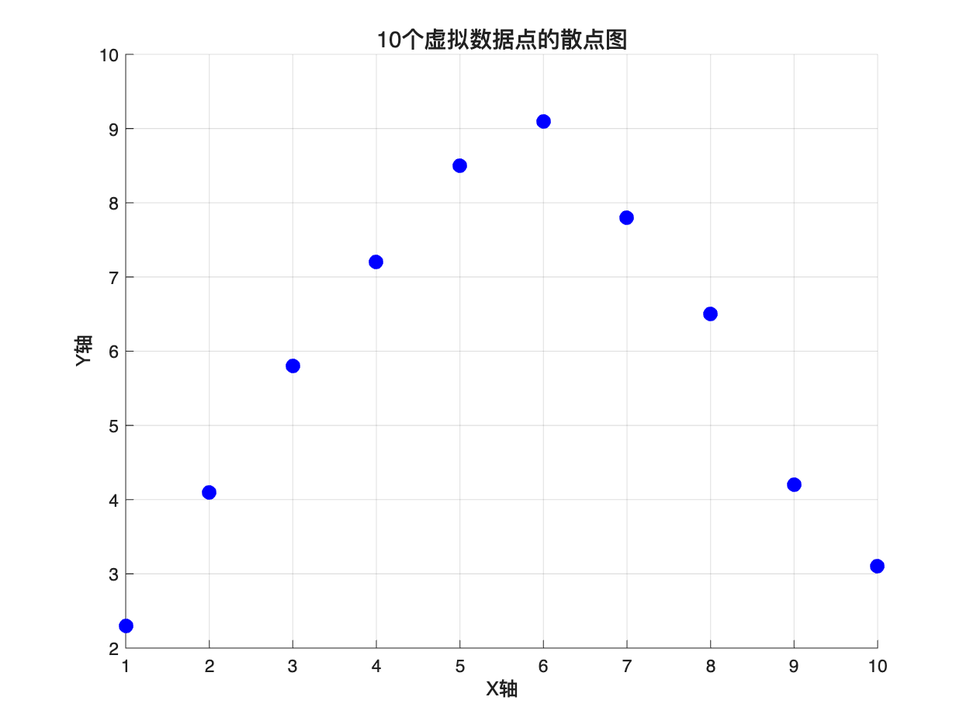
#> input picture 数据可视化/project2/scatter.png, 970 x 728 px, shrunk from 1250 x 938 before the run, found by its file name
$ python problem2.py
#> lines starting #> are read from the running program, lines starting #| are printed output that depends on the picture; after the words box and inside, x2 and y2 are one past the last pixel; in counts of white or black regions, pixels touching at a corner belong together
import cv2
import numpy as np
import matplotlib.pyplot as plt

# ========== 1. 读取图像 ==========
img = cv2.imread('/Users/hezhengze/Code/数据可视化/project2/scatter.png')
#> img is the input picture: shape (728, 970, 3); mean B, G, R 252.9, 252.3, 252.3

if img is None:
    raise ValueError("图片读取失败，请检查路径！")

gray = cv2.cvtColor(img, cv2.COLOR_BGR2GRAY)

# ========== 2. 边缘检测 ==========
edges = cv2.Canny(gray, 50, 150)
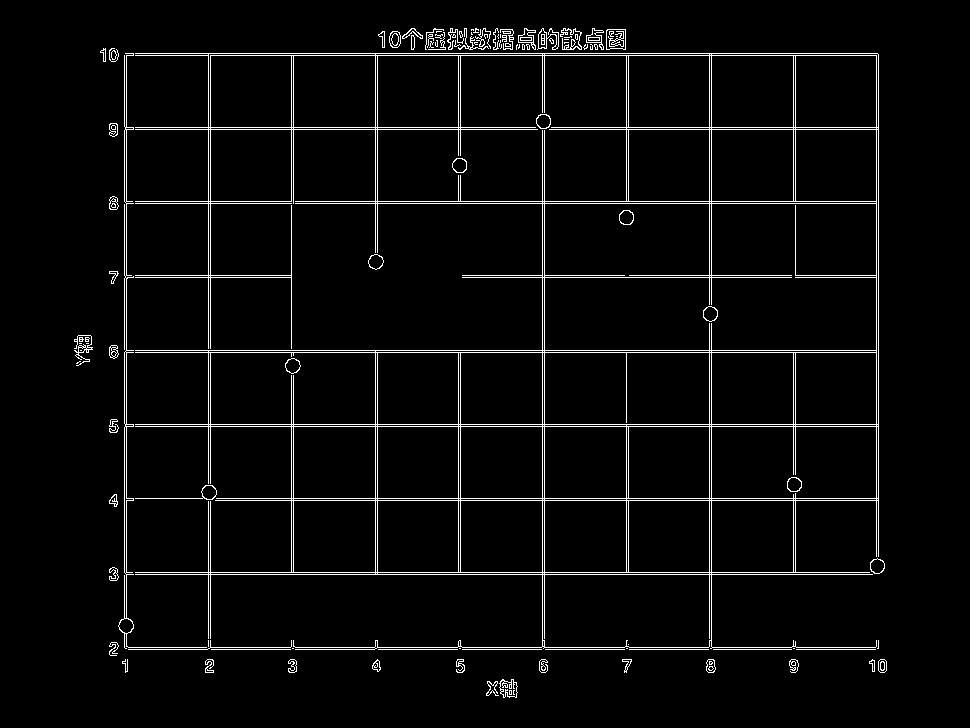
#> edges: shape (728, 970); 3.7% white in thin lines or dots, all inside (x1, y1, x2, y2) = (74, 28, 887, 698)

# ========== 3. 霍夫直线检测坐标轴 ==========
lines = cv2.HoughLinesP(edges, 1, np.pi/180,
                        threshold=100,
                        minLineLength=200,
                        maxLineGap=10)
#> lines = 38 rows, first 6: [103, 55, 878, 55], [110, 201, 878, 201], [109, 426, 878, 426], [128, 649, 875, 649], [109, 352, 878, 352], [110, 424, 878, 424]

h, w = gray.shape
#> h = 728; w = 970
x_lines = []
y_lines = []

if lines is not None:
    for line in lines:
        x1, y1, x2, y2 = line[0]

        # 水平线（x轴）
        if abs(y1 - y2) < 5:
            y_lines.append((y1 + y2) // 2)

        # 垂直线（y轴）
        if abs(x1 - x2) < 5:
            x_lines.append((x1 + x2) // 2)
#> this loop made 38 passes
#> (x1, y1, x2, y2) on passes 1 to 12: (103, 55, 878, 55), (110, 201, 878, 201), (109, 426, 878, 426), (128, 649, 875, 649), (109, 352, 878, 352), (110, 424, 878, 424), (109, 129, 537, 129), (109, 350, 878, 350), (109, 127, 878, 127), (109, 572, 881, 572), (111, 498, 878, 498), (215, 500, 878, 500)
#> after the loop, x_lines = [542, 878, 711, 126, 210, 709, 544, 124, 208, 876, 291, 458, 795, 375, 377, 460, 626, 709]; y_lines = [55, 201, 426, 649, 352, 424, 129, 350, 127, 572, 498, 500, 647, 203, 574, 53, 275, 277, 32]

# ========== 4. 确定绘图区 ROI ==========
if len(x_lines) == 0 or len(y_lines) == 0:
    raise ValueError("未检测到坐标轴，请检查图像质量！")

# 🔥 不再裁剪边界（保留坐标轴上的点）
x_left = min(x_lines)
#> x_left = 124
x_right = max(x_lines)
#> x_right = 878
y_top = min(y_lines)
#> y_top = 32
y_bottom = max(y_lines)
#> y_bottom = 649

roi = gray[y_top:y_bottom, x_left:x_right]
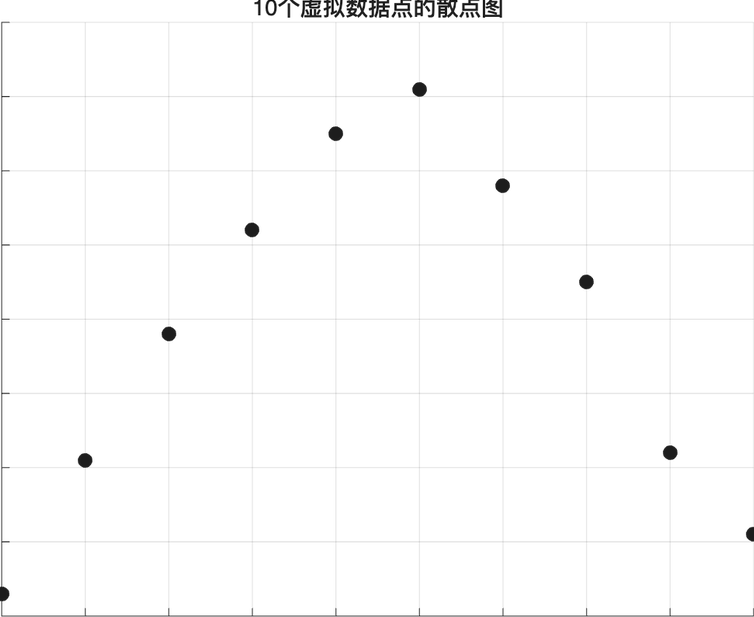
#> roi: shape (617, 754); min 0, max 255, mean 252

# ========== 5. 二值化 ==========
_, binary = cv2.threshold(
    roi, 0, 255,
    cv2.THRESH_BINARY_INV + cv2.THRESH_OTSU
)
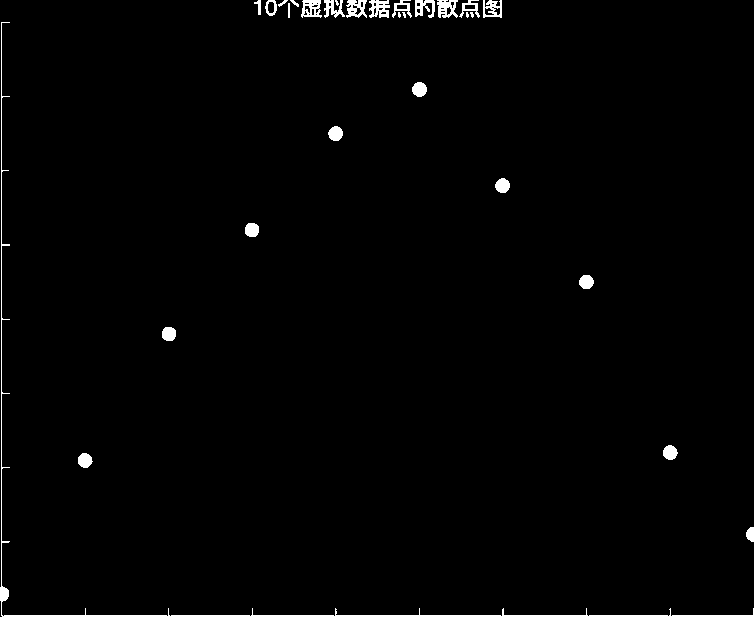
#> binary: shape (617, 754); 1.3% white; 29 white regions (5 under 20 px), largest, box (x1, y1, x2, y2) and area: (0, 22, 754, 617) 2346, (369, 0, 390, 18) 255, (437, 0, 458, 18) 254

# ========== 6. 去噪 ==========
kernel = np.ones((3, 3), np.uint8)
binary = cv2.morphologyEx(binary, cv2.MORPH_OPEN, kernel)
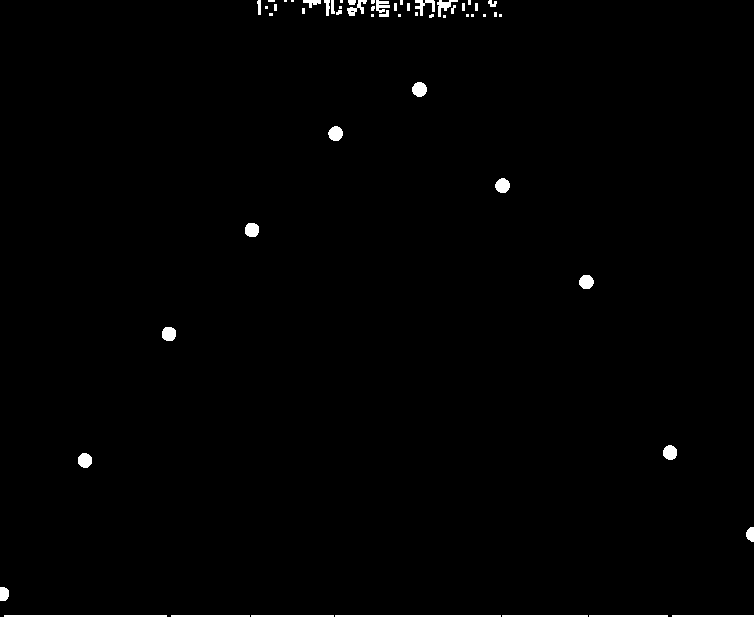
#> binary: shape (617, 754); 0.93% white; 57 white regions (22 under 20 px), largest, box (x1, y1, x2, y2) and area: (335, 615, 501, 617) 332, (4, 615, 167, 617) 326, (412, 82, 427, 97) 175

# ========== 7. 连通域检测 ==========
num_labels, labels, stats, centroids = cv2.connectedComponentsWithStats(binary)
#> labels: shape (617, 754) int32; 58 distinct labels, from 0 to 57
#> num_labels = 58; stats = 58 rows, first 6: [0, 0, 754, 617, 460879], [257, 0, 4, 15, 48], [268, 0, 7, 2, 14], [284, 0, 3, 2, 6], [291, 0, 3, 2, 6], [303, 0, 18, 8, 80]; centroids = 58 pairs, first value 3.6 to 750.1, second value 0.5 to 615.5

points = []

for i in range(1, num_labels):  # 跳过背景
    area = stats[i, cv2.CC_STAT_AREA]
    w_box = stats[i, cv2.CC_STAT_WIDTH]
    h_box = stats[i, cv2.CC_STAT_HEIGHT]

    ratio = w_box / h_box if h_box != 0 else 0

    # 🔥 改进筛选（去掉轴线，保留点）
    if 30 < area < 300 and 0.5 < ratio < 2:

        # ❗ 去掉“长条结构”（坐标轴）
        if w_box > 50 or h_box > 50:
            continue

        cx, cy = centroids[i]

        # 转换回原图坐标
        cx += x_left
        cy += y_top

        points.append((cx, cy))
#> this loop made 57 passes
#> (area, w_box, h_box, ratio, cx, cy) on passes 9, 10, 12, 14, 15, 17, 29, 41, 42, 43, 44, 45: (36, 8, 5, 1.6, 475.5, 33.83), (134, 20, 16, 1.25, 480.4, 39.91), (114, 14, 13, 1.08, 505.4, 37.37), (140, 20, 16, 1.25, 548.3, 37.16), (138, 21, 17, 1.24, 567.9, 37.49), (42, 9, 7, 1.29, 616, 35.14), (42, 10, 7, 1.43, 508.5, 46), (175, 15, 15, 1, 543.1, 121), (172, 15, 15, 1, 459.2, 165.2), (172, 15, 15, 1, 626.1, 217.2), (168, 14, 14, 1, 375.5, 261.5), (167, 15, 14, 1.07, 710, 313.5)
#> (area, w_box, h_box, ratio) on passes 1, 5, 6, 7, 18, 19: (48, 4, 15, 0.267), (80, 18, 8, 2.25), (60, 6, 16, 0.375), (45, 4, 14, 0.286), (24, 3, 8, 0.375), (24, 3, 8, 0.375)
#> after the loop, points = [(475.5, 33.83), (480.4, 39.91), (505.4, 37.37), (548.3, 37.16), (567.9, 37.49), (616, 35.14), (508.5, 46), (543.1, 121), (459.2, 165.2), (626.1, 217.2), (375.5, 261.5), (710, 313.5), (292.5, 365.5), (793.6, 484.1), (208.5, 492), (874.1, 565.9), (127.6, 625.5)]

# ========== 8. 可视化检测结果 ==========
img_show = img.copy()

for (x, y) in points:
    cv2.circle(img_show, (int(x), int(y)), 6, (0, 0, 255), -1)
#> this loop made 17 passes
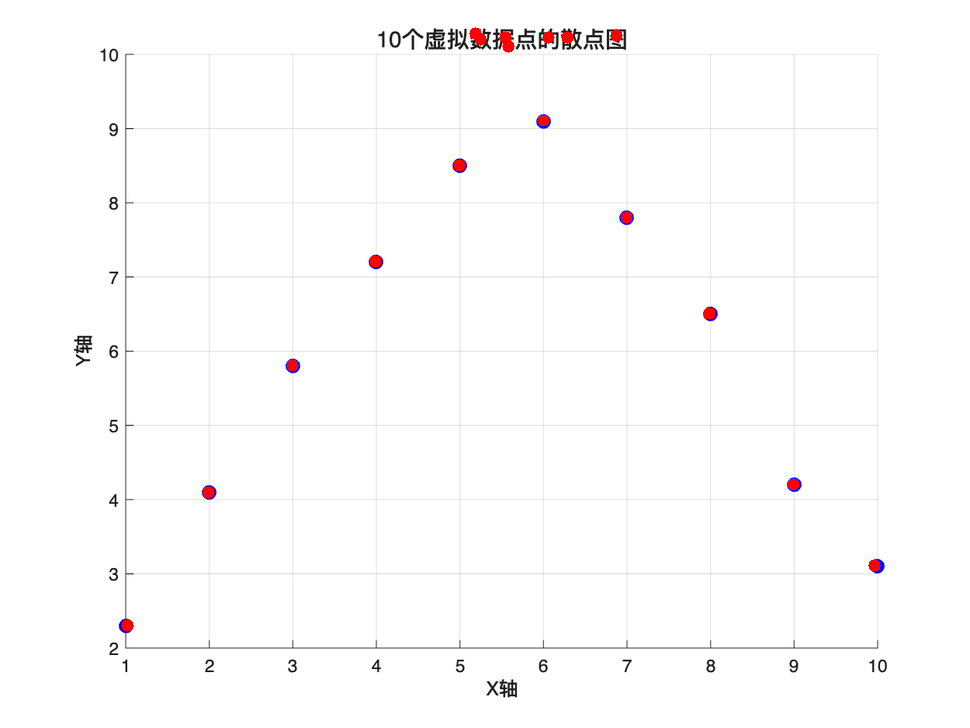
#> img_show: shape (728, 970, 3); 0.27% of pixels changed, all inside (x1, y1, x2, y2) = (121, 27, 881, 632)

plt.figure(figsize=(6,6))
plt.imshow(cv2.cvtColor(img_show, cv2.COLOR_BGR2RGB))
plt.title(f"Detected {len(points)} points")
plt.axis('off')
plt.show()

# ========== 9. 像素坐标 → 数据坐标 ==========
# ⚠️ 根据你的 MATLAB 设置修改
x_min, x_max = 0, 10
y_min, y_max = 0, 10

data_points = []

for (px, py) in points:
    x = x_min + (px - x_left) / (x_right - x_left) * (x_max - x_min)
    y = y_max - (py - y_top) / (y_bottom - y_top) * (y_max - y_min)

    data_points.append((x, y))
#> this loop made 17 passes
#> (px, py, x, y) on passes 1 to 12: (475.5, 33.83, 4.66, 9.97), (480.4, 39.91, 4.73, 9.87), (505.4, 37.37, 5.06, 9.91), (548.3, 37.16, 5.63, 9.92), (567.9, 37.49, 5.89, 9.91), (616, 35.14, 6.53, 9.95), (508.5, 46, 5.1, 9.77), (543.1, 121, 5.56, 8.56), (459.2, 165.2, 4.45, 7.84), (626.1, 217.2, 6.66, 7), (375.5, 261.5, 3.34, 6.28), (710, 313.5, 7.77, 5.44)
#> after the loop, data_points = [(4.66, 9.97), (4.73, 9.87), (5.06, 9.91), (5.63, 9.92), (5.89, 9.91), (6.53, 9.95), (5.1, 9.77), (5.56, 8.56), (4.45, 7.84), (6.66, 7), (3.34, 6.28), (7.77, 5.44), (2.23, 4.59), (8.88, 2.67), (1.12, 2.54), (9.95, 1.35), (0.0477, 0.38)]

# 排序（方便查看）
data_points = sorted(data_points, key=lambda p: (p[0], p[1]))
#> data_points = [(0.0477, 0.38), (1.12, 2.54), (2.23, 4.59), (3.34, 6.28), (4.45, 7.84), (4.66, 9.97), (4.73, 9.87), (5.06, 9.91), (5.1, 9.77), (5.56, 8.56), (5.63, 9.92), (5.89, 9.91), (6.53, 9.95), (6.66, 7), (7.77, 5.44), (8.88, 2.67), (9.95, 1.35)]

# ========== 10. 输出结果 ==========
print("\n恢复的数据点：")
for p in data_points:
    print(f"({p[0]:.3f}, {p[1]:.3f})")
#> this loop made 17 passes
#| (0.048, 0.380)
#| (1.121, 2.545)
#| (2.235, 4.595)
#| (3.336, 6.280)
#| (4.446, 7.842)
#| (4.662, 9.970)
#| (4.726, 9.872)
#| (5.059, 9.913)
#> (further printed lines are left out)

$ run again, with 数据可视化/project2/problem1.png copied over 数据可视化/project2/scatter.png
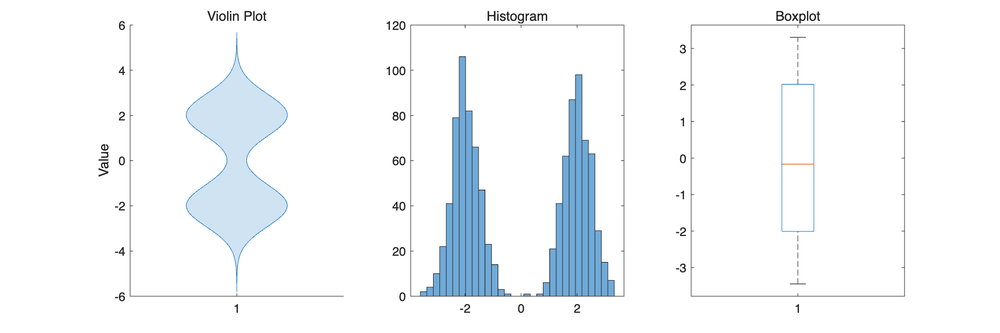
#> input picture 数据可视化/project2/problem1.png, 1000 x 333 px, shrunk from 1875 x 625 before the run, found by its file name
#> img is the input picture: shape (333, 1000, 3); mean B, G, R 249.7, 247.3, 244.1
#> `edges = cv2.Canny(gray, 50, 150)`:
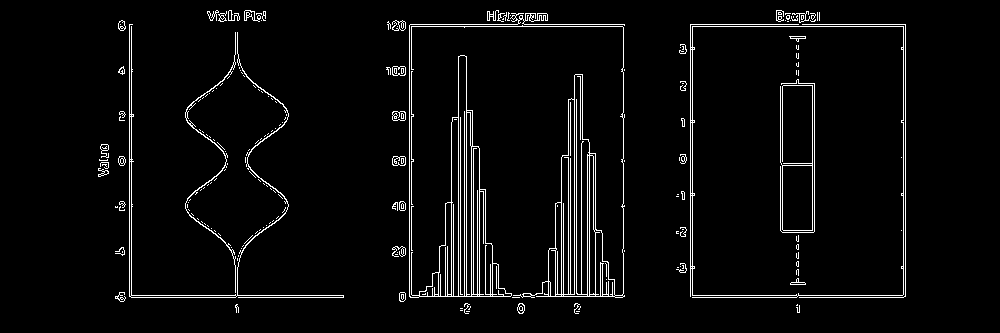
#> edges: shape (333, 1000); 4% white in thin lines or dots, all inside (x1, y1, x2, y2) = (98, 10, 906, 314)
#> lines = 19 rows, first 6: [388, 26, 622, 26], [690, 295, 905, 295], [692, 297, 903, 297], [387, 24, 624, 24], [129, 296, 129, 24], [131, 297, 131, 24]
#> the loop `for line in lines:` made 19 passes
#> after the loop `for line in lines:`: x_lines = [129, 131, 466, 411, 690, 409, 905, 903, 623, 458, 692, 574, 576, 464]; y_lines = [26, 295, 297, 24, 296]
#> x_left = 129
#> x_right = 905
#> y_top = 24
#> y_bottom = 297
#> `num_labels, labels, stats, centroids = cv2.connectedComponentsWithStat..`:
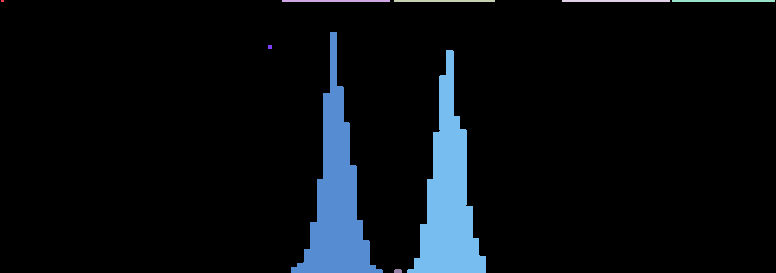
#> labels: shape (273, 776) int32; 10 distinct labels, from 0 to 9; one colour per label, 0 black
#> num_labels = 10; stats = [[0, 0, 776, 273, 195529], [1, 0, 3, 2, 6], [282, 0, 108, 2, 216], [394, 0, 101, 2, 202], [562, 0, 108, 2, 216], [672, 0, 103, 2, 206], [291, 32, 92, 241, 7710], [268, 45, 4, 4, 16], [407, 50, 79, 223, 7717], [394, 269, 8, 4, 30]]; centroids = [[386.5, 131.9], [2, 0.5], [335.5, 0.5], [444, 0.5], [615.5, 0.5], [723, 0.5], [336.2, 194.9], [269.5, 46.5], [448.3, 195.4], [397.5, 270.6]]
#> the loop `for i in range(1, num_labels):` made 9 passes
#> (area, w_box, h_box, ratio) on passes 2, 3, 4, 5, 6, 8, 9: (216, 108, 2, 54), (202, 101, 2, 50.5), (216, 108, 2, 54), (206, 103, 2, 51.5), (7710, 92, 241, 0.382), (7717, 79, 223, 0.354), (30, 8, 4, 2)
#> after the loop `for i in range(1, num_labels):`: points = []
